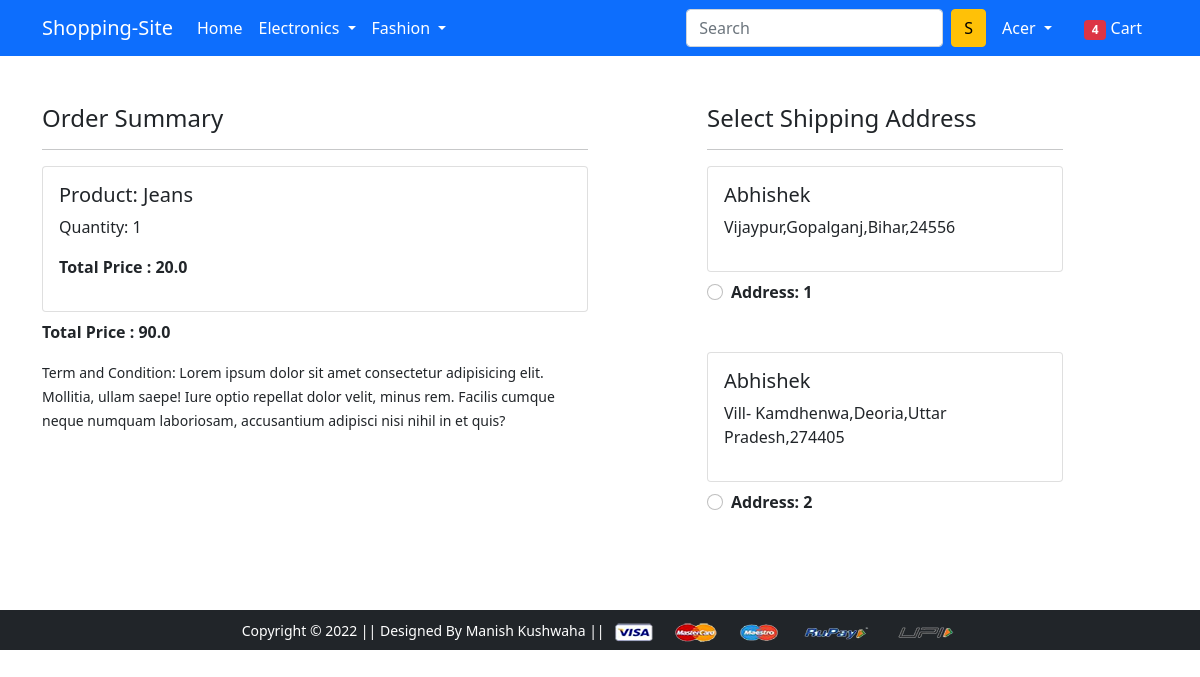
Screenshot of /checkout/ (signed in) with the database file from the repository.
### app/models.py (models this page shows, shortened)
class Cart(models.Model):
    user = models.ForeignKey(User, on_delete = models.CASCADE)
    product = models.ForeignKey(Product,on_delete = models.CASCADE)
    quantity = models.PositiveIntegerField(default=1)
    @property
    def total_cost(self):
        return self.quantity * self.product.discounted_price

class Product(models.Model):
    title = models.CharField(max_length=100)
    selling_price = models.FloatField()
    discounted_price = models.FloatField()
    discription = models.TextField()
    brand = models.CharField(max_length=100)
    category = models.CharField(choices=CATEGORY_CHOICES,max_length=2)
    product_image = models.ImageField(upload_to = 'productimage')

class Customer(models.Model):
    user = models.ForeignKey(User,on_delete = models.CASCADE)
    name = models.CharField(max_length=200)
    locality = models.CharField(max_length=200)
    city = models.CharField(max_length=50)
    zipcode = models.IntegerField()
    state = models.CharField(choices=STATE_CHOICES,max_length=50)

### app/views.py (the view)
# urls.py: path('checkout/', views.checkout, name='checkout'),
def checkout(request):
    if request.user.is_authenticated:
        user = request.user
        add = Customer.objects.filter(user=user)
        cart_item = Cart.objects.filter(user=user)
        amount = 0.0
        shiping_amount = 70.0
        cart_product = [p for p in Cart.objects.all() if p.user == request.user]
        if cart_product:
            for p in cart_product:
                temp_amount = (p.quantity * p.product.discounted_price)
                amount += temp_amount
            total_amount = amount + shiping_amount
        return render(request, 'app/checkout.html',{
            'add':add,
            'total_amount':total_amount,
            'cart_item':cart_item,
        })
    else:
        return redirect('login')

### app/templates/app/checkout.html (shortened to what this page needs)
{% extends 'app/base.html' %}
{% load static %}
{% block main-content %}
<div class="container">
 <div class="row mt-5">
  <div class="col-sm-6">
    <h4>Order Summary</h4>
    <hr>
      {% for cart in cart_item %}
      <div class="card mb-2">
        <div class="card-body">
          <h5>Product: {{cart.product.title}}</h5>
          <p>Quantity: {{cart.quantity}}</p>
          <p class="fw-bold">Total Price : {{cart.total_cost}}</p>
        </div>
      </div>
      {% endfor %}
      <p class="fw-bold">Total Price : {{total_amount}}</p>
      <small>Term and Condition: Lorem ipsum dolor sit amet consectetur adipisicing elit. Mollitia, ullam saepe! Iure optio repellat dolor velit, minus rem. Facilis cumque neque numquam laboriosam, accusantium adipisci nisi nihil in et quis?</small>
  </div>
  <div class="col-sm-4 offset-sm-1">
    <h4>Select Shipping Address</h4>
    <hr>
    <form action="/paymentdone" id="mypayment">
      {% for ad in add %}
      <div class="card">
        <div class="card-body">
        <h5>{{ad.name}}</h5>
        <p>{{ad.locality}},{{ad.city}},{{ad.state}},{{ad.zipcode}}</p>
        </div>
      </div>
        <div class="form-check mt-2 mb-5">
          <input class="form-check-input" type="radio" name='custid' id="custadd{{forloop.counter}}" value="{{ad.id}}">
          <label class="form-check-label fw-bold" for="custadd{{forloop.counter}}">
            Address: {{forloop.counter}} </label>
        </div>
        {% endfor %}
      </form>
    </div>
  </div>
</div>
{% endblock main-content %}

### app/templates/app/base.html (shortened to what this page needs)
<!doctype html>
{% load static %}
<html lang="en">
  <head>
    <link href="https://cdn.jsdelivr.net/npm/bootstrap@5.0.0-beta1/dist/css/bootstrap.min.css" rel="stylesheet">
    <link rel="stylesheet" href="{% static 'app/css/owl.carousel.min.css' %}">
    <link rel="stylesheet" href="{% static 'app/css/all.min.css' %}">
    <link rel="stylesheet" href="{% static 'app/css/style.css' %}">
  </head>
  <body>
    <nav class="navbar navbar-expand-lg navbar-dark bg-primary">
     <div class="container">
       <a class="navbar-brand" href="/">Shopping-Site</a>
       <div class="collapse navbar-collapse" id="navbarSupportedContent">
         <ul class="navbar-nav me-auto mb-2 mb-lg-0">
           <li class="nav-item">
             <a class="nav-link active" aria-current="page" href="/">Home</a>
           </li>
           <li class="nav-item dropdown">
             <a class="nav-link dropdown-toggle text-white" href="#" id="electronicsDropdown" role="button" data-bs-toggle="dropdown" aria-expanded="false">
               Electronics
             </a>
           </li>
           <li class="nav-item dropdown">
             <a class="nav-link dropdown-toggle text-white" href="#" id="fashionDropdown" role="button" data-bs-toggle="dropdown" aria-expanded="false">
               Fashion
             </a>
           </li>
         </ul>
         <form class="d-flex">
           <input class="form-control me-2" type="search" placeholder="Search" aria-label="Search">
           <button class="btn btn-warning" type="submit">S</button>
         </form>
         <div>
          <ul class="navbar-nav me-auto mb-2 mb-lg-0">
          {% if request.user.is_authenticated %}
           <li class="nav-item dropdown mx-2">
              <a class="nav-link dropdown-toggle text-white" href="#" id="profileDropdown" role="button" data-bs-toggle="dropdown" aria-expanded="false">
                {{request.user.username|capfirst}}
              </a>
            </li>
            <li class="nav-item mx-2">
             <a href="{% url 'show_cart' %}" class="nav-link text-white"><span class="badge bg-danger">4</span> Cart </a>
            </li>
          {% endif %}
          </ul>
         </div>
       </div>
     </div>
    </nav>
    {% block main-content %} {% endblock main-content %}
    <footer class="container-fluid bg-dark text-center p-2 mt-5">
        <small class="text-white">Copyright &copy; 2022 || Designed By Manish Kushwaha || </small>
        <img src="{% static 'app/images/payment.png' %}" alt="" srcset="" class="img-fluid" height="2px">
    </footer>
  </body>
</html>

### rows the page displays
Cart: product "Jeans", quantity "1", total_cost "20.0"
Customer: name "Abhishek", locality "Vijaypur", city "Gopalganj", state "Bihar", zipcode "24556"
Customer: name "Abhishek", locality "Vill- Kamdhenwa", city "Deoria", state "Uttar Pradesh", zipcode "274405"

### other values shown
{{ request.user.username|capfirst }} "Acer"
{{ total_amount }} "90.0"
